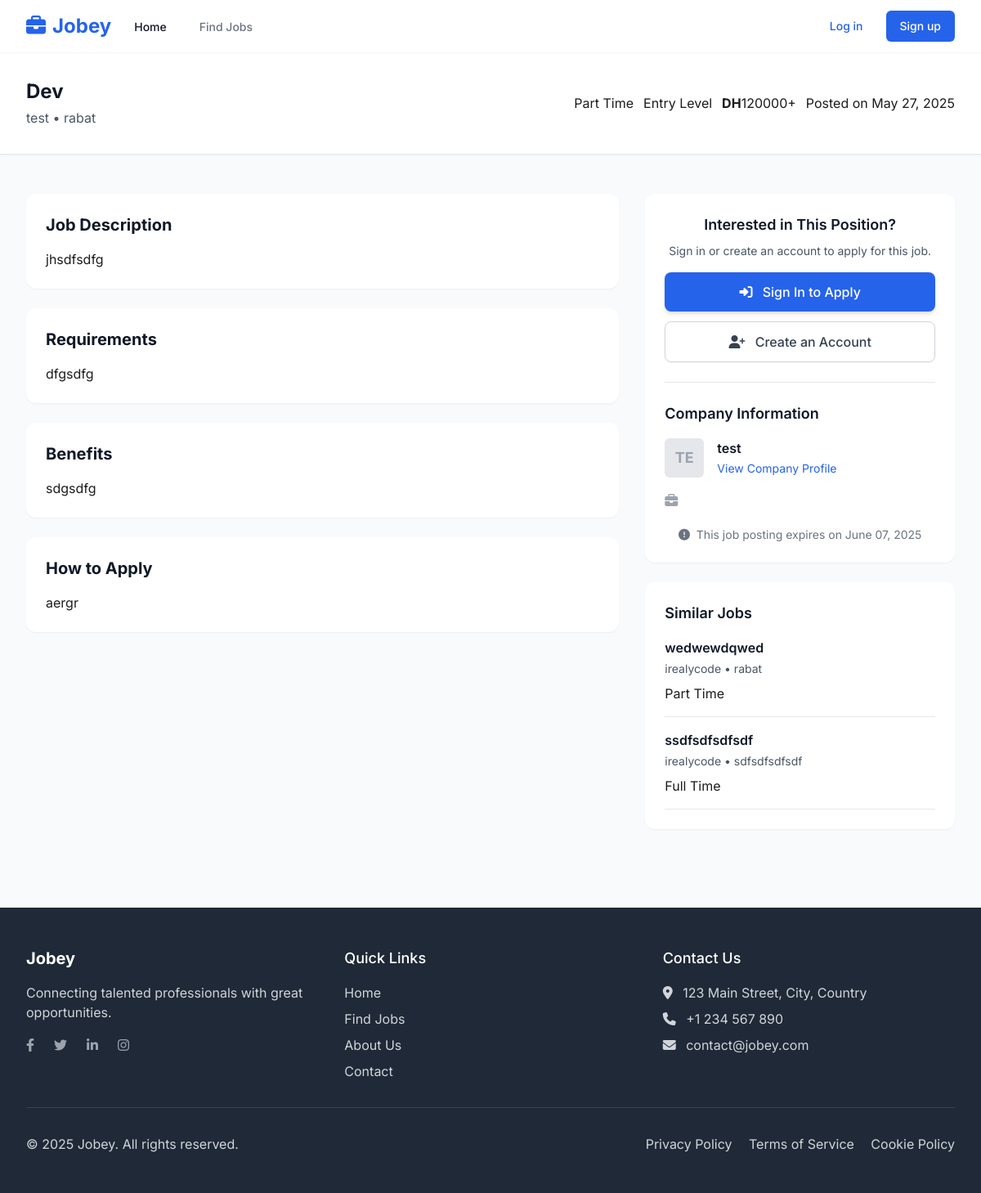
Screenshot of /jobs/3/ with the database file from the repository.
### jobs/models.py (models this page shows, shortened)
class Job(models.Model):
    JOB_TYPE_CHOICES = (
        ('full_time', 'Full Time'),
        ('part_time', 'Part Time'),
        ('contract', 'Contract'),
        ('internship', 'Internship'),
        ('remote', 'Remote'),
    )
    EXPERIENCE_LEVEL_CHOICES = (
        ('entry', 'Entry Level'),
        ('mid', 'Mid Level'),
        ('senior', 'Senior Level'),
        ('executive', 'Executive'),
    )
    title = models.CharField(max_length=100)
    company = models.ForeignKey('users.Company', on_delete=models.CASCADE, related_name='job_listings')
    employer = models.ForeignKey(CustomUser, on_delete=models.CASCADE, related_name='jobs')
    job_type = models.CharField(max_length=20, choices=JOB_TYPE_CHOICES)
    experience_level = models.CharField(max_length=20, choices=EXPERIENCE_LEVEL_CHOICES)
    location = models.CharField(max_length=100)
    salary_min = models.DecimalField(max_digits=10, decimal_places=2, null=True, blank=True)
    salary_max = models.DecimalField(max_digits=10, decimal_places=2, null=True, blank=True)
    description = models.TextField()
    requirements = models.TextField()
    benefits = models.TextField(blank=True)
    application_instructions = models.TextField(blank=True)
    application_url = models.URLField(blank=True)
    is_active = models.BooleanField(default=True)
    created_at = models.DateTimeField(auto_now_add=True)
    updated_at = models.DateTimeField(auto_now=True)
    expiry_date = models.DateField(null=True, blank=True)
    class Meta:
        ordering = ['-created_at']

### users/models.py (models this page shows, shortened)
class Company(models.Model):
    user = models.OneToOneField(CustomUser, on_delete=models.CASCADE, related_name='company')
    name = models.CharField(max_length=100)
    logo = models.ImageField(upload_to='company_logos/', blank=True, null=True)
    website = models.URLField(blank=True)
    description = models.TextField()
    industry = models.CharField(max_length=100)
    size = models.CharField(max_length=50, blank=True)
    founded_year = models.PositiveIntegerField(blank=True, null=True)

### jobs/views.py (the view, shortened to what this page needs)
# urls.py: path('<int:pk>/', views.JobDetailView.as_view(), name='job_detail'),
class JobDetailView(DetailView):
    model = Job
    template_name = 'jobs/job_detail.html'
    context_object_name = 'job'
    def get_context_data(self, **kwargs):
        context = super().get_context_data(**kwargs)
        related_jobs = Job.objects.filter(
            is_active=True
        ).exclude(id=self.object.id)[:4]
        context['related_jobs'] = related_jobs
        return context

### templates/jobs/job_detail.html (shortened to what this page needs)
{% extends 'base.html' %}
{% block content %}
<div class="bg-white shadow-sm border-b">
    <div class="max-w-7xl mx-auto px-4 sm:px-6 lg:px-8 py-8">
        <div class="flex flex-col md:flex-row md:items-center">
            <div class="flex items-center">
                <div>
                    <h1 class="text-2xl font-bold text-gray-900">{{ job.title }}</h1>
                    <div class="text-gray-600 mt-1">
                        <a href="{% url 'company_detail' job.company.id %}" class="hover:text-blue-600">{{ job.company.name }}</a> • {{ job.location }}
                    </div>
                </div>
            </div>
            <div class="mt-4 md:mt-0 md:ml-auto flex flex-wrap gap-3">
                <span class="badge {% if job.job_type == 'full_time' %}badge-blue{% elif job.job_type == 'part_time' %}badge-green{% elif job.job_type == 'contract' %}badge-purple{% elif job.job_type == 'internship' %}badge-yellow{% else %}badge-red{% endif %}">
                    {{ job.get_job_type_display }}
                </span>
                <span class="badge badge-blue">
                    {{ job.get_experience_level_display }}
                </span>
                {% if job.salary_min or job.salary_max %}
                <span class="badge badge-green">
                    {% if job.salary_min and job.salary_max %}
                    <strong>DH</strong>{{ job.salary_min|floatformat:0 }} - <strong>DH</strong>{{ job.salary_max|floatformat:0 }}
                    {% elif job.salary_min %}
                    <strong>DH</strong>{{ job.salary_min|floatformat:0 }}+
                    {% elif job.salary_max %}
                    Up to <strong>DH</strong>{{ job.salary_max|floatformat:0 }}
                    {% endif %}
                </span>
                {% endif %}
                <span class="badge badge-blue">
                    Posted on {{ job.created_at|date:"M d, Y" }}
                </span>
            </div>
        </div>
    </div>
</div>
<div class="max-w-7xl mx-auto px-4 sm:px-6 lg:px-8 py-12">
    <div class="flex flex-col lg:flex-row">
        <div class="lg:w-2/3 pr-0 lg:pr-8">
            <div class="bg-white rounded-xl shadow-sm p-6 mb-6">
                <h2 class="text-xl font-bold text-gray-900 mb-4">Job Description</h2>
                <div class="prose prose-blue max-w-none">
                    {{ job.description|linebreaks }}
                </div>
            </div>
            <div class="bg-white rounded-xl shadow-sm p-6 mb-6">
                <h2 class="text-xl font-bold text-gray-900 mb-4">Requirements</h2>
                <div class="prose prose-blue max-w-none">
                    {{ job.requirements|linebreaks }}
                </div>
            </div>
            {% if job.benefits %}
            <div class="bg-white rounded-xl shadow-sm p-6 mb-6">
                <h2 class="text-xl font-bold text-gray-900 mb-4">Benefits</h2>
                <div class="prose prose-blue max-w-none">
                    {{ job.benefits|linebreaks }}
                </div>
            </div>
            {% endif %}
            {% if job.application_instructions %}
            <div class="bg-white rounded-xl shadow-sm p-6 mb-6">
                <h2 class="text-xl font-bold text-gray-900 mb-4">How to Apply</h2>
                <div class="prose prose-blue max-w-none">
                    {{ job.application_instructions|linebreaks }}
                </div>
            </div>
            {% endif %}
        </div>
        <div class="lg:w-1/3 mt-6 lg:mt-0">
            <div class="bg-white rounded-xl shadow-sm p-6 mb-6 sticky top-24">
                {% if user.is_authenticated %}
                    {% if user.user_type == 'job_seeker' %}
                        {% if already_applied %}
                        <div class="bg-green-50 text-green-800 rounded-lg p-4 mb-4">
                            <div class="flex">
                                <div class="flex-shrink-0">
                                    <i class="fas fa-check-circle text-green-500"></i>
                                </div>
                                <div class="ml-3">
                                    <p class="text-sm">You have already applied for this position.</p>
                                </div>
                            </div>
                        </div>
                        {% else %}
                        <div class="text-center mb-6">
                            <h3 class="text-lg font-semibold text-gray-900 mb-2">Apply for this Position</h3>
                            <p class="text-gray-600 text-sm mb-4">Apply directly through our platform and receive updates on your application status.</p>
                            <a href="{% url 'apply_for_job' job.id %}" class="block w-full px-6 py-3 bg-blue-600 text-white font-medium rounded-lg shadow-md hover:bg-blue-700 focus:outline-none focus:ring-2 focus:ring-blue-500 focus:ring-opacity-50 transition-all duration-300">
                                <i class="fas fa-paper-plane mr-2"></i> Apply Now
                            </a>
                        </div>
                        {% endif %}
                    {% elif user.user_type == 'employer' and user == job.employer %}
                    <div class="text-center mb-6">
                        <h3 class="text-lg font-semibold text-gray-900 mb-2">Manage This Job</h3>
                        <div class="space-y-3">
                            <a href="{% url 'job_edit' job.id %}" class="block w-full px-6 py-3 bg-blue-600 text-white font-medium rounded-lg shadow-md hover:bg-blue-700 focus:outline-none focus:ring-2 focus:ring-blue-500 focus:ring-opacity-50 transition-all duration-300">
                                <i class="fas fa-edit mr-2"></i> Edit Job
                            </a>
                            <a href="{% url 'job_delete' job.id %}" class="block w-full px-6 py-3 bg-red-600 text-white font-medium rounded-lg shadow-md hover:bg-red-700 focus:outline-none focus:ring-2 focus:ring-red-500 focus:ring-opacity-50 transition-all duration-300">
                                <i class="fas fa-trash-alt mr-2"></i> Delete Job
                            </a>
                        </div>
                    </div>
                    {% endif %}
                {% else %}
                <div class="text-center mb-6">
                    <h3 class="text-lg font-semibold text-gray-900 mb-2">Interested in This Position?</h3>
                    <p class="text-gray-600 text-sm mb-4">Sign in or create an account to apply for this job.</p>
                    <a href="{% url 'account_login' %}?next={{ request.path }}" class="block w-full px-6 py-3 bg-blue-600 text-white font-medium rounded-lg shadow-md hover:bg-blue-700 focus:outline-none focus:ring-2 focus:ring-blue-500 focus:ring-opacity-50 transition-all duration-300 mb-3">
                        <i class="fas fa-sign-in-alt mr-2"></i> Sign In to Apply
                    </a>
                    <a href="{% url 'account_signup' %}?next={{ request.path }}" class="block w-full px-6 py-3 border border-gray-300 text-gray-700 font-medium rounded-lg shadow-sm hover:bg-gray-50 focus:outline-none focus:ring-2 focus:ring-gray-400 focus:ring-opacity-50 transition-all duration-300">
                        <i class="fas fa-user-plus mr-2"></i> Create an Account
                    </a>
                </div>
                {% endif %}
                <div class="border-t border-gray-200 pt-6">
                    <h3 class="text-lg font-semibold text-gray-900 mb-4">Company Information</h3>
                    <div class="flex items-center mb-4">
                        <div class="flex-shrink-0 h-12 w-12 rounded-md bg-gray-200 flex items-center justify-center mr-4">
                            {% if job.company.logo %}
                            <img src="{{ job.company.logo.url }}" alt="{{ job.company.name }}" class="h-10 w-10 object-contain">
                            {% else %}
                            <div class="text-gray-400 font-bold text-lg">{{ job.company.name|slice:":2"|upper }}</div>
                            {% endif %}
                        </div>
                        <div>
                            <h4 class="text-md font-semibold text-gray-900">{{ job.company.name }}</h4>
                            <a href="{% url 'company_detail' job.company.id %}" class="text-sm text-blue-600 hover:text-blue-800">View Company Profile</a>
                        </div>
                    </div>
                    <div class="mb-3 flex items-start">
                        <i class="fas fa-briefcase text-gray-400 mt-1 w-5"></i>
                    </div>
                </div>
                {% if job.expiry_date %}
                <div class="mt-6 text-center">
                    <p class="text-sm text-gray-500">
                        <i class="fas fa-exclamation-circle mr-1"></i>
                        This job posting expires on {{ job.expiry_date|date:"F d, Y" }}
                    </p>
                </div>
                {% endif %}
            </div>
            {% if related_jobs %}
            <div class="bg-white rounded-xl shadow-sm p-6">
                <h3 class="text-lg font-semibold text-gray-900 mb-4">Similar Jobs</h3>
                <div class="space-y-4">
                    {% for related_job in related_jobs %}
                    <div class="border-b border-gray-200 pb-4 {% if forloop.last %}border-b-0 pb-0{% endif %}">
                        <h4 class="text-md font-semibold text-gray-900 hover:text-blue-600">
                            <a href="{% url 'job_detail' related_job.id %}">{{ related_job.title }}</a>
                        </h4>
                        <p class="text-sm text-gray-600 mt-1">{{ related_job.company.name }} • {{ related_job.location }}</p>
                        <div class="mt-2 flex flex-wrap gap-2">
                            <span class="badge {% if related_job.job_type == 'full_time' %}badge-blue{% elif related_job.job_type == 'part_time' %}badge-green{% elif related_job.job_type == 'contract' %}badge-purple{% elif related_job.job_type == 'internship' %}badge-yellow{% else %}badge-red{% endif %}">
                                {{ related_job.get_job_type_display }}
                            </span>
                        </div>
                    </div>
                    {% endfor %}
                </div>
            </div>
            {% endif %}
        </div>
    </div>
</div>
{% endblock %}

### templates/base.html (style rules this page uses)
:root { --primary: #0066CC; --primary-dark: #004C99; --secondary: #34C759; --secondary-dark: #2A9F47; --accent: #5856D6; --accent-dark: #4240A8; --success: #34C759; --warning: #FF9500; --error: #FF3B30; --light-gray: #F2F2F7; --mid-gray: #E5E5EA; --dark-gray: #8E8E93; --text: #1C1C1E; }
body { font-family: 'Inter', -apple-system, BlinkMacSystemFont, 'Segoe UI', Roboto, sans-serif; color: var(--text); }
.badge { @apply inline-flex items-center px-3 py-1 rounded-full text-xs font-medium; }
.badge-blue { @apply bg-blue-100 text-blue-800; }
.badge-green { @apply bg-green-100 text-green-800; }

### rows the page displays
Job: title "Dev", company.name "test", location "rabat", job_type "Part Time", experience_level "Entry Level", salary_min "120000", created_at "May 27, 2025", description "jhsdfsdfg", requirements "dfgsdfg", benefits "sdgsdfg", application_instructions "aergr", company.name "TE", expiry_date "June 07, 2025"
Job: title "wedwewdqwed", company.name "irealycode", location "rabat", job_type "Part Time"
Job: title "ssdfsdfsdfsdf", company.name "irealycode", location "sdfsdfsdfsdf", job_type "Full Time"
